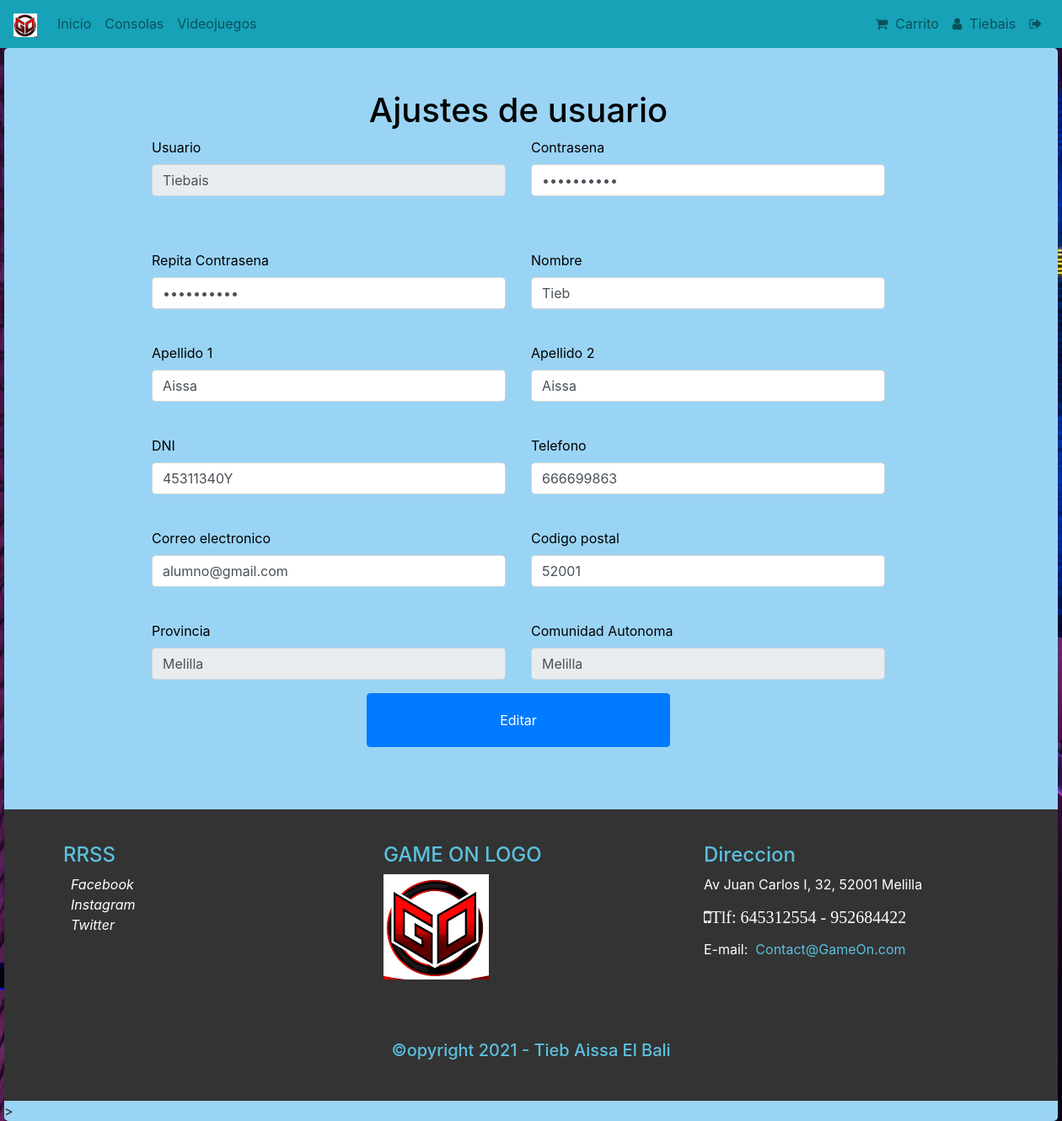
Page /ajustes_usuario.php (signed in) on the committed database.
### tables this page shows
CREATE TABLE `usuario` (
  `idUsuario` int(11) NOT NULL,
  `Usuario` varchar(20) NOT NULL COMMENT 'El usuario debe ser único en la Base de Datos. Además debe tener una longitud mínima de 6 caracteres.',
  `Password` varchar(45) NOT NULL COMMENT 'La contraseña no puede ser nula.\nTiene que tener una longitud mínima de 8 caracteres, contener números y algún carácter especial de la siguiente lista (!,@,#,$,%,&,?,¿,*,€)',
  `Nombre` varchar(45) NOT NULL,
  `Apellido1` varchar(45) NOT NULL,
  `Apellido2` varchar(45) DEFAULT NULL,
  `Telefono` varchar(10) NOT NULL COMMENT 'Se comprobará que solo puedan ser teléfonos nacionales',
  `Email` varchar(45) NOT NULL COMMENT 'Se comprobará que es un email válido',
  `CP` varchar(5) NOT NULL,
  `Provincia` varchar(45) NOT NULL COMMENT 'Se comprobará que la provincia introducida concuerda con el CP introducido',
  `ComunidadAutonoma` varchar(45) NOT NULL COMMENT 'Se comprobará que la provincia seleccionada pertenece a la comunidad autónoma correspondiente',
  `Rol` varchar(45) NOT NULL,
  `DNI` varchar(9) NOT NULL,
  `Direccion` varchar(45) NOT NULL
);

### BD/DAOUsuario.php (called while the page is built, shortened)
<?php
	function EditarUsuarioFromulario($conexion, $id){
		$consulta = "SELECT * FROM usuario WHERE idUsuario = '$id'";
		$resultado = mysqli_query($conexion, $consulta);
		return $resultado;
	}
?>

### ajustes_usuario.php (the view, shortened to what this page needs)
<?php
    require "./BD/conector_bd.php";
    require "./BD/DAOUsuario.php";
?>
<!DOCTYPE html>
<html lang="es">
<head>
    <?php include './inc/link.php'; ?>
</head>
<body>
    <div class="contenedor">
    <?php include './inc/nav.php'; ?>
        <main>
            <form name="formulario" method="post" action="usuarios/editar_usuario.php" id="loginform" onsubmit="return validarFormulario();">
                <div class="container row justify-content-center">
                    <h1 class="col-8 text-center">Ajustes de usuario</h1>
                    <?php
                        $conexion = conectar(false);
                        $idUsuario=($_SESSION['idUsuario']);
                        $consulta= EditarUsuarioFromulario($conexion, $idUsuario);
                        $fila=mysqli_fetch_array($consulta);
                    ?>
                    <div class="form-group col-8 col-md-5">
                        <label for="usuario" class="visually-hidden">Usuario</label>
                        <input id="usuario" type="text" class="form-control" name="usuario" placeholder="Nombre de usuario" value="<?php echo $fila['Usuario']?>" required readonly="readonly">
                    </div>
                    <div class="form-group col-8 col-md-5">
                        <label for="password" class="visually-hidden">Contrasena</label>
                        <input id="password" type="password" class="form-control" name="password" placeholder="Contrasena" value="<?php echo $fila['Password']?>" required>
                    </div>
                    <div class="form-group col-8 col-md-5">
                        <label for="Password2" class="visually-hidden">Repita Contrasena</label>
                        <input id="password2" type="password" class="form-control" name="password2" placeholder="Repita Contrasena" value="<?php echo $fila['Password']?>" required>
                    </div>
                    <div class="form-group col-8 col-md-5">
                        <label for="nombre" class="visually-hidden">Nombre</label>
                        <input id="nombre" type="text" class="form-control" name="nombre" placeholder="Nombre" value="<?php echo $fila['Nombre']?>" required>
                    </div>
                    <div class="form-group col-8 col-md-5">
                        <label for="apellido1" class="visually-hidden">Apellido 1</label>
                        <input id="apellido1" type="text" class="form-control" name="apellido1" placeholder="Apellido 1" value="<?php echo $fila['Apellido1']?>" required>
                    </div>
                    <div class="form-group col-8 col-md-5">
                        <label for="apellido2" class="visually-hidden">Apellido 2</label>
                        <input id="apellido2" type="text" class="form-control" name="apellido2" placeholder="Apellido 2" value="<?php echo $fila['Apellido2']?>" required>
                    </div>
                    <div class="form-group col-8 col-md-5">
                        <label for="DNI" class="visually-hidden">DNI</label>
                        <input id="DNi" type="text" class="form-control" name="DNI" placeholder="DNI" value="<?php echo $fila['DNI']?>" required>
                    </div>
                    <div class="form-group col-8 col-md-5">
                        <label for="Telefono" class="visually-hidden">Telefono</label>
                        <input id="telefono" type="text" class="form-control" name="telefono" placeholder="Telefono" value="<?php echo $fila['Telefono']?>" required>
                    </div>
                    <div class="form-group col-8 col-md-5">
                        <label for="email" class="visually-hidden">Correo electronico</label>
                        <input id="email" type="email" class="form-control" name="email" placeholder="Correo electronico" value="<?php echo $fila['Email']?>" required>
                    </div>
                    <div class="form-group col-8 col-md-5">
                        <label for="CP" class="visually-hidden">Codigo postal</label>
                        <input id="CP" type="CP" class="form-control" name="CP" placeholder="Codigo postal" value="<?php echo $fila['CP']?>" required >
                    </div>
                    <div class="form-group col-8 col-md-5">
                        <label for="Provincia" class="visually-hidden">Provincia</label>
                        <input id="provincia" type="text" class="form-control" name="provincia" placeholder="Provincia" value="<?php echo $fila['Provincia']?>" required readonly="readonly">
                    </div>
                    <div class="form-group col-8 col-md-5">
                        <label for="CA" class="visually-hidden">Comunidad Autonoma</label>
                        <input id="CA" type="text" class="form-control" name="CA" placeholder="Comunidad Autonoma" value="<?php echo $fila['ComunidadAutonoma']?>" required readonly="readonly">
                    </div>
                    <button class="col-5 col-md-4 btn btn-primary" type="submit">Editar</button>
                </div>
            </form>
        </main>
    <?php include './inc/footer.php'; ?>
</body>
</html>>

### css/estilos.css (style rules this page uses)
body { background-image: url("../img/fondo.jpg"); background-position: center center; background-repeat: no-repeat; background-attachment: fixed; background-size: cover; background-color: #fff; padding-top: 57px; text-align: justify; }
main { min-height: calc(100vh - 58px - 361px); color: rgb(0, 0, 0); display: flex; align-items: center; justify-content: center; padding: 50px 0px; }
.contenedor { display: block; margin: auto; width: 1250px; background-color: rgb(154, 212, 245); border-radius: 5px; }

### rows in the picture
usuario: usuario "Tiebais", nombre "Tieb", apellido1 "Aissa", apellido2 "Aissa", DNI "45311340Y", telefono "666699863", email "alumno@gmail.com", CP "52001", provincia "Melilla", CA "Melilla"

### other values in the picture
$_SESSION['Usuario'] "Tiebais"
